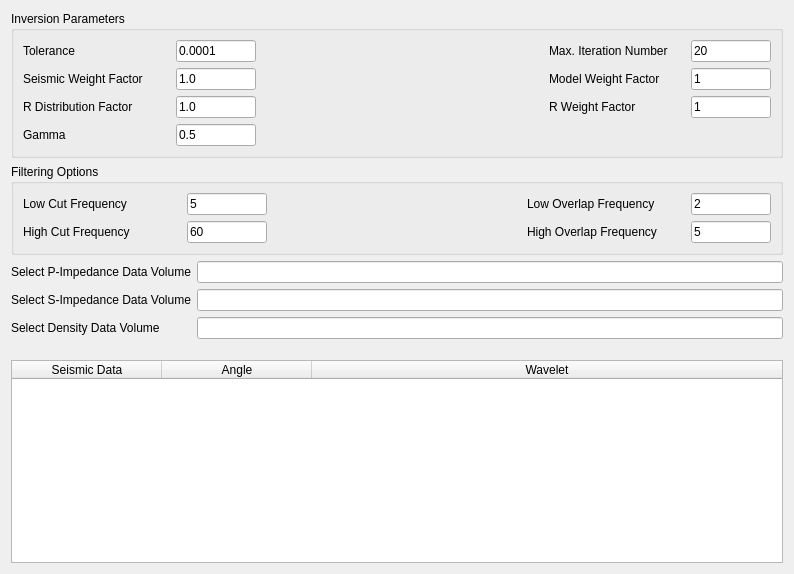
<?xml version="1.0" encoding="UTF-8"?>
<ui version="4.0">
 <class>ParaPageAvoInversion</class>
 <widget class="QWidget" name="ParaPageAvoInversion">
  <property name="geometry">
   <rect>
    <x>0</x>
    <y>0</y>
    <width>794</width>
    <height>574</height>
   </rect>
  </property>
  <property name="windowTitle">
   <string>Form</string>
  </property>
  <layout class="QGridLayout" name="gridLayout_4">
   <item row="0" column="0">
    <widget class="QGroupBox" name="groupBox">
     <property name="title">
      <string>Inversion Parameters</string>
     </property>
     <layout class="QGridLayout" name="gridLayout_2">
      <item row="0" column="0">
       <widget class="QLabel" name="label_7">
        <property name="text">
         <string>Tolerance</string>
        </property>
       </widget>
      </item>
      <item row="0" column="2">
       <widget class="QLineEdit" name="m_pLineEdtTol">
        <property name="maximumSize">
         <size>
          <width>80</width>
          <height>16777215</height>
         </size>
        </property>
        <property name="text">
         <string>0.0001</string>
        </property>
        <property name="readOnly">
         <bool>true</bool>
        </property>
       </widget>
      </item>
      <item row="0" column="3">
       <spacer name="horizontalSpacer">
        <property name="orientation">
         <enum>Qt::Horizontal</enum>
        </property>
        <property name="sizeHint" stdset="0">
         <size>
          <width>232</width>
          <height>20</height>
         </size>
        </property>
       </spacer>
      </item>
      <item row="0" column="4">
       <widget class="QLabel" name="label_5">
        <property name="text">
         <string>Max. Iteration Number     </string>
        </property>
       </widget>
      </item>
      <item row="0" column="5">
       <widget class="QLineEdit" name="m_pLineEdtMaxLoopNum">
        <property name="maximumSize">
         <size>
          <width>80</width>
          <height>16777215</height>
         </size>
        </property>
        <property name="text">
         <string>20</string>
        </property>
        <property name="readOnly">
         <bool>true</bool>
        </property>
       </widget>
      </item>
      <item row="1" column="0" colspan="2">
       <widget class="QLabel" name="label_10">
        <property name="text">
         <string>Seismic Weight Factor        </string>
        </property>
       </widget>
      </item>
      <item row="1" column="2">
       <widget class="QLineEdit" name="m_pLineEdtLamda">
        <property name="maximumSize">
         <size>
          <width>80</width>
          <height>16777215</height>
         </size>
        </property>
        <property name="text">
         <string>1.0</string>
        </property>
        <property name="readOnly">
         <bool>true</bool>
        </property>
       </widget>
      </item>
      <item row="1" column="3">
       <spacer name="horizontalSpacer_3">
        <property name="orientation">
         <enum>Qt::Horizontal</enum>
        </property>
        <property name="sizeHint" stdset="0">
         <size>
          <width>226</width>
          <height>20</height>
         </size>
        </property>
       </spacer>
      </item>
      <item row="1" column="4">
       <widget class="QLabel" name="label_9">
        <property name="text">
         <string>Model Weight Factor</string>
        </property>
       </widget>
      </item>
      <item row="1" column="5">
       <widget class="QLineEdit" name="m_pLineEdtBeta">
        <property name="maximumSize">
         <size>
          <width>80</width>
          <height>16777215</height>
         </size>
        </property>
        <property name="text">
         <string>1</string>
        </property>
        <property name="readOnly">
         <bool>true</bool>
        </property>
       </widget>
      </item>
      <item row="2" column="0" colspan="2">
       <widget class="QLabel" name="m_pLabelRDistri">
        <property name="text">
         <string>R Distribution Factor</string>
        </property>
       </widget>
      </item>
      <item row="2" column="2">
       <widget class="QLineEdit" name="m_pLineEdtSigma">
        <property name="maximumSize">
         <size>
          <width>80</width>
          <height>16777215</height>
         </size>
        </property>
        <property name="text">
         <string>1.0</string>
        </property>
        <property name="readOnly">
         <bool>true</bool>
        </property>
       </widget>
      </item>
      <item row="2" column="3">
       <spacer name="horizontalSpacer_4">
        <property name="orientation">
         <enum>Qt::Horizontal</enum>
        </property>
        <property name="sizeHint" stdset="0">
         <size>
          <width>226</width>
          <height>20</height>
         </size>
        </property>
       </spacer>
      </item>
      <item row="2" column="4">
       <widget class="QLabel" name="m_pLabelRWeight">
        <property name="text">
         <string>R Weight Factor</string>
        </property>
       </widget>
      </item>
      <item row="2" column="5">
       <widget class="QLineEdit" name="m_pLineEdtAlpha">
        <property name="maximumSize">
         <size>
          <width>80</width>
          <height>16777215</height>
         </size>
        </property>
        <property name="text">
         <string>1</string>
        </property>
        <property name="readOnly">
         <bool>true</bool>
        </property>
       </widget>
      </item>
      <item row="3" column="2">
       <widget class="QLineEdit" name="m_pLineEdtGamma">
        <property name="maximumSize">
         <size>
          <width>80</width>
          <height>16777215</height>
         </size>
        </property>
        <property name="text">
         <string>0.5</string>
        </property>
        <property name="readOnly">
         <bool>true</bool>
        </property>
       </widget>
      </item>
      <item row="3" column="3">
       <spacer name="horizontalSpacer_2">
        <property name="orientation">
         <enum>Qt::Horizontal</enum>
        </property>
        <property name="sizeHint" stdset="0">
         <size>
          <width>232</width>
          <height>20</height>
         </size>
        </property>
       </spacer>
      </item>
      <item row="3" column="0">
       <widget class="QLabel" name="label_4">
        <property name="text">
         <string>Gamma</string>
        </property>
       </widget>
      </item>
     </layout>
    </widget>
   </item>
   <item row="1" column="0">
    <widget class="QGroupBox" name="m_pGroupBoxFiltering">
     <property name="title">
      <string>Filtering Options</string>
     </property>
     <property name="checkable">
      <bool>false</bool>
     </property>
     <layout class="QGridLayout" name="gridLayout_3">
      <item row="1" column="3">
       <widget class="QLabel" name="label_16">
        <property name="minimumSize">
         <size>
          <width>140</width>
          <height>0</height>
         </size>
        </property>
        <property name="text">
         <string>High Overlap Frequency</string>
        </property>
       </widget>
      </item>
      <item row="1" column="2">
       <spacer name="horizontalSpacer_6">
        <property name="orientation">
         <enum>Qt::Horizontal</enum>
        </property>
        <property name="sizeHint" stdset="0">
         <size>
          <width>238</width>
          <height>20</height>
         </size>
        </property>
       </spacer>
      </item>
      <item row="1" column="0">
       <widget class="QLabel" name="label_15">
        <property name="minimumSize">
         <size>
          <width>120</width>
          <height>0</height>
         </size>
        </property>
        <property name="text">
         <string>High Cut Frequency    </string>
        </property>
       </widget>
      </item>
      <item row="0" column="0">
       <widget class="QLabel" name="label_13">
        <property name="minimumSize">
         <size>
          <width>120</width>
          <height>0</height>
         </size>
        </property>
        <property name="text">
         <string>Low Cut Frequency                </string>
        </property>
       </widget>
      </item>
      <item row="0" column="3">
       <widget class="QLabel" name="label_14">
        <property name="minimumSize">
         <size>
          <width>140</width>
          <height>0</height>
         </size>
        </property>
        <property name="text">
         <string>Low Overlap Frequency         </string>
        </property>
       </widget>
      </item>
      <item row="0" column="2">
       <spacer name="horizontalSpacer_5">
        <property name="orientation">
         <enum>Qt::Horizontal</enum>
        </property>
        <property name="sizeHint" stdset="0">
         <size>
          <width>238</width>
          <height>20</height>
         </size>
        </property>
       </spacer>
      </item>
      <item row="1" column="1">
       <widget class="QLineEdit" name="m_pLineEdtHighCut">
        <property name="maximumSize">
         <size>
          <width>80</width>
          <height>16777215</height>
         </size>
        </property>
        <property name="text">
         <string>60</string>
        </property>
        <property name="readOnly">
         <bool>true</bool>
        </property>
        <property name="clearButtonEnabled">
         <bool>false</bool>
        </property>
       </widget>
      </item>
      <item row="0" column="4">
       <widget class="QLineEdit" name="m_pLineEdtLowOverlap">
        <property name="maximumSize">
         <size>
          <width>80</width>
          <height>16777215</height>
         </size>
        </property>
        <property name="text">
         <string>2</string>
        </property>
        <property name="readOnly">
         <bool>true</bool>
        </property>
        <property name="clearButtonEnabled">
         <bool>false</bool>
        </property>
       </widget>
      </item>
      <item row="0" column="1">
       <widget class="QLineEdit" name="m_pLineEdtLowCut">
        <property name="maximumSize">
         <size>
          <width>80</width>
          <height>16777215</height>
         </size>
        </property>
        <property name="text">
         <string>5</string>
        </property>
        <property name="readOnly">
         <bool>true</bool>
        </property>
        <property name="clearButtonEnabled">
         <bool>false</bool>
        </property>
       </widget>
      </item>
      <item row="1" column="4">
       <widget class="QLineEdit" name="m_pLineEdtHighOverlap">
        <property name="maximumSize">
         <size>
          <width>80</width>
          <height>16777215</height>
         </size>
        </property>
        <property name="text">
         <string>5</string>
        </property>
        <property name="readOnly">
         <bool>true</bool>
        </property>
        <property name="clearButtonEnabled">
         <bool>false</bool>
        </property>
       </widget>
      </item>
     </layout>
    </widget>
   </item>
   <item row="2" column="0">
    <layout class="QGridLayout" name="gridLayout">
     <property name="bottomMargin">
      <number>15</number>
     </property>
     <item row="1" column="0">
      <widget class="QLabel" name="label_2">
       <property name="text">
        <string>Select S-Impedance Data Volume</string>
       </property>
      </widget>
     </item>
     <item row="0" column="0">
      <widget class="QLabel" name="label">
       <property name="text">
        <string>Select P-Impedance Data Volume</string>
       </property>
      </widget>
     </item>
     <item row="2" column="0">
      <widget class="QLabel" name="label_3">
       <property name="text">
        <string>Select Density Data Volume</string>
       </property>
      </widget>
     </item>
     <item row="1" column="1">
      <widget class="QLineEdit" name="m_pLineEdtZs">
       <property name="readOnly">
        <bool>true</bool>
       </property>
      </widget>
     </item>
     <item row="2" column="1">
      <widget class="QLineEdit" name="m_pLineEdtRho">
       <property name="readOnly">
        <bool>true</bool>
       </property>
      </widget>
     </item>
     <item row="0" column="1">
      <widget class="QLineEdit" name="m_pLineEdtZp">
       <property name="readOnly">
        <bool>true</bool>
       </property>
      </widget>
     </item>
    </layout>
   </item>
   <item row="3" column="0">
    <widget class="QTableWidget" name="m_pTable">
     <property name="minimumSize">
      <size>
       <width>0</width>
       <height>100</height>
      </size>
     </property>
     <property name="maximumSize">
      <size>
       <width>16777215</width>
       <height>16777215</height>
      </size>
     </property>
     <attribute name="horizontalHeaderDefaultSectionSize">
      <number>150</number>
     </attribute>
     <attribute name="horizontalHeaderStretchLastSection">
      <bool>true</bool>
     </attribute>
     <attribute name="verticalHeaderCascadingSectionResizes">
      <bool>false</bool>
     </attribute>
     <column>
      <property name="text">
       <string>Seismic Data</string>
      </property>
     </column>
     <column>
      <property name="text">
       <string>Angle</string>
      </property>
     </column>
     <column>
      <property name="text">
       <string>Wavelet</string>
      </property>
     </column>
    </widget>
   </item>
  </layout>
 </widget>
 <resources>
  <include location="../xconsole/x.qrc"/>
 </resources>
 <connections/>
</ui>
